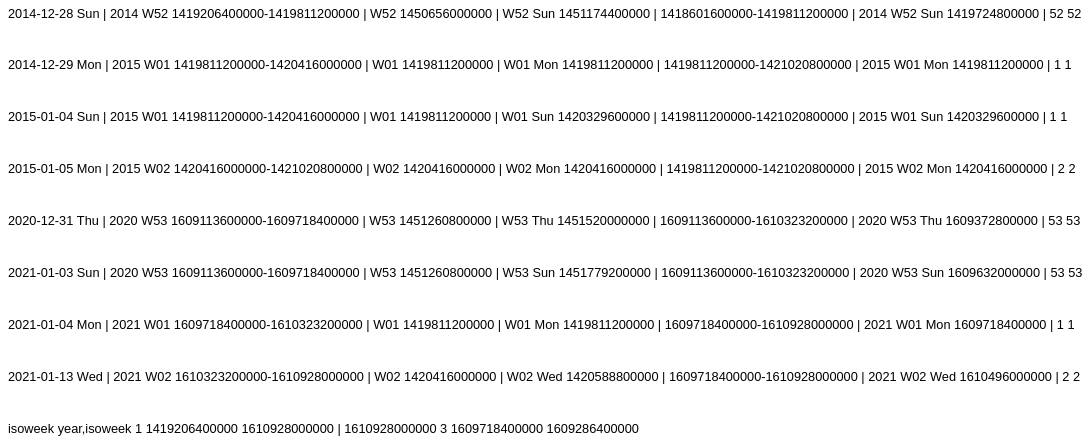

Source (Vega-Lite JSON):
### Vega specification from a JSON file in a GitHub repository (floating-point values rounded to 4 significant figures)
{"$schema": "https://vega.github.io/schema/vega/v6.json", "description": "Vega 6.4.0's isoweek time unit (vega/vega#4320). Dates either side of two year boundaries whose ISO weeks straddle them: 29 December 2014 is week 1 of 2015, and 3 January 2021 is week 53 of 2020. Bucketed with and without a year, with a weekday, at a step of two, and in UTC, then labelled through timeUnitSpecifier (%G W%V) and read back with isoweek().", "width": 520, "height": 260, "padding": 5, "data": [{"name": "days", "values": [{"at": "2014-12-28T12:00:00"}, {"at": "2014-12-29T12:00:00"}, {"at": "2015-01-04T12:00:00"}, {"at": "2015-01-05T12:00:00"}, {"at": "2020-12-31T12:00:00"}, {"at": "2021-01-03T12:00:00"}, {"at": "2021-01-04T12:00:00"}, {"at": "2021-01-13T12:00:00"}], "format": {"parse": {"at": "date"}}, "transform": [{"type": "timeunit", "field": "at", "units": ["year", "isoweek"], "as": ["yw0", "yw1"], "signal": "tbin"}, {"type": "timeunit", "field": "at", "units": ["isoweek"], "as": ["w0", "w1"]}, {"type": "timeunit", "field": "at", "units": ["isoweek", "day"], "as": ["wd0", "wd1"]}, {"type": "timeunit", "field": "at", "units": ["year", "isoweek"], "step": 2, "as": ["two0", "two1"]}, {"type": "timeunit", "field": "at", "units": ["year", "isoweek", "day"], "timezone": "utc", "as": ["u0", "u1"]}, {"type": "window", "ops": ["row_number"], "as": ["row"]}]}], "scales": [{"name": "y", "type": "band", "domain": {"data": "days", "field": "row"}, "range": "height"}], "marks": [{"type": "text", "from": {"data": "days"}, "encode": {"enter": {"x": {"value": 0}, "y": {"scale": "y", "field": "row"}, "fontSize": {"value": 8}, "text": {"signal": "timeFormat(datum.at, '%Y-%m-%d %a') + ' | ' + timeFormat(datum.yw0, timeUnitSpecifier(['year', 'isoweek'])) + ' ' + (+datum.yw0) + '-' + (+datum.yw1) + ' | ' + timeFormat(datum.w0, timeUnitSpecifier(['isoweek'])) + ' ' + (+datum.w0) + ' | ' + timeFormat(datum.wd0, timeUnitSpecifier(['isoweek', 'day'])) + ' ' + (+datum.wd0) + ' | ' + (+datum.two0) + '-' + (+datum.two1) + ' | ' + utcFormat(datum.u0, timeUnitSpecifier(['year', 'isoweek', 'day'])) + ' ' + (+datum.u0) + ' | ' + isoweek(datum.at) + ' ' + utcisoweek(datum.at)"}}}}, {"type": "text", "encode": {"enter": {"x": {"value": 0}, "y": {"signal": "height"}, "fontSize": {"value": 8}, "text": {"signal": "tbin.unit + ' ' + tbin.units + ' ' + tbin.step + ' ' + (+tbin.start) + ' ' + (+tbin.stop) + ' | ' + (+timeOffset('isoweek', datetime(2021, 0, 4), 2)) + ' ' + length(timeSequence('isoweek', datetime(2020, 11, 31), datetime(2021, 0, 20))) + ' ' + (+timeSequence('isoweek', datetime(2020, 11, 31), datetime(2021, 0, 20))[0]) + ' ' + (+utcOffset('isoweek', utc(2021, 0, 6), -1))"}}}}]}
